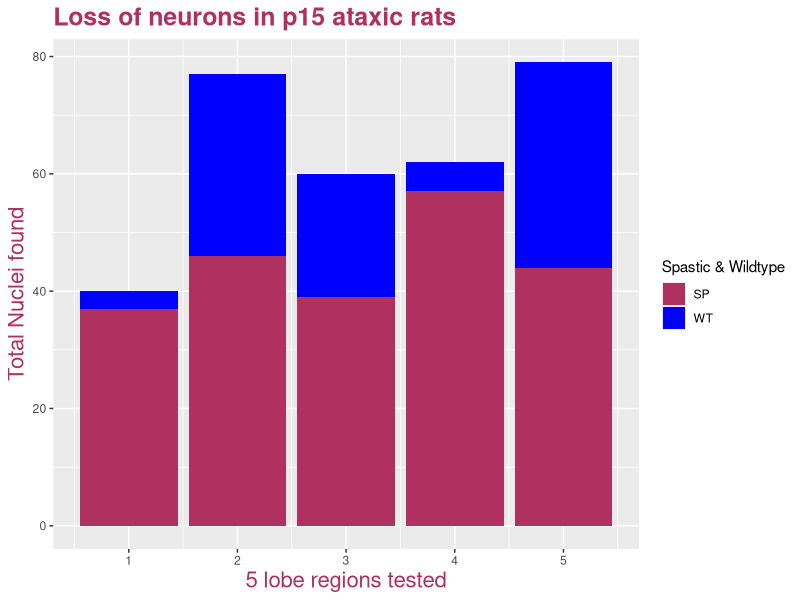
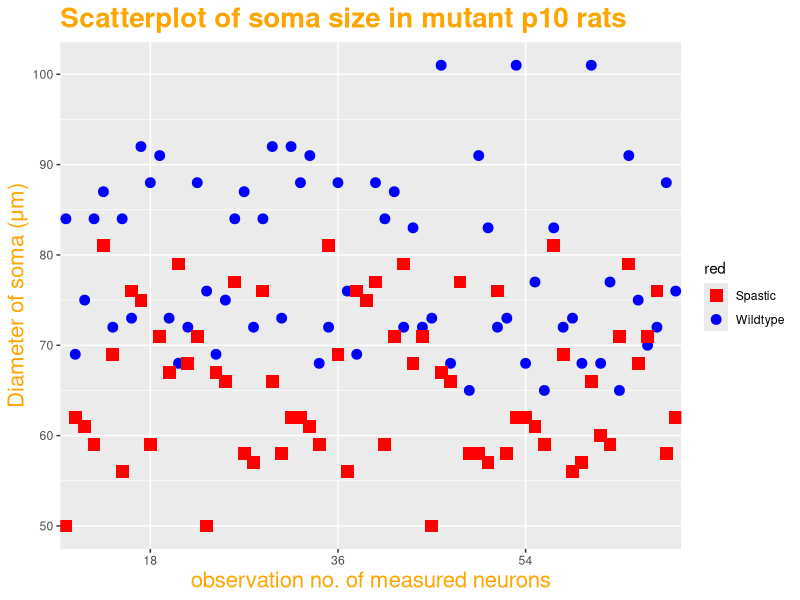

Recreate these plots in R, in order.
## ---- chunk 1
knitr::opts_chunk$set(echo = TRUE, warning = FALSE, message = FALSE)
## ---- chunk 2
# Load libraries
# Load first dataset "Total surviving neurons in 3 rat age groups"

library(ggplot2)
library(here)
library(tidyverse)
library(dplyr)
library(gganimate)
## ---- chunk 3
rat_age <- read.csv(here("Data", "rat_agetotalnuclei.csv"))

head(rat_age)
## ---- chunk 4


plot <- ggplot(rat_age, aes(x = rat_age, y = total.nuclei)) +
  geom_col(aes(fill = factor(rat_age))) +
  scale_fill_manual(values = rainbow(length(unique(rat_age$rat_age)))) +
  scale_y_continuous(limits = c(0, 60))+
  xlab("Rat age group")+
  ylab("Total surviving nuclei")+
  theme(axis.title.y = element_text(color = "maroon", size = 16))+
  theme(axis.title.x = element_text(color = "maroon", size = 16))+
  labs(title = "Total Nuclei by rat age")+
  theme(plot.title = element_text(color = "maroon", size = 18, face = "bold"))+
  theme_dark()


#plot

anim <- plot +
  transition_states(total.nuclei, transition_length = 2, state_length = 1) +
  enter_fade() +
  exit_fade()


animate(anim)  

## ---- chunk 5

### Loading 2nd dataset neuronal loss in 5 lobes

lobes <- read.csv(here("Data", "Neuronal_loss_5_lobes.csv"))

#glimpse(lobes)

head(lobes)

lobe<- ggplot(data = lobes, aes(x = Lobe.regions))+
  geom_col(aes(y = WT.total.nuclei, fill = "WT"), position = position_dodge(width = 0.9)) +
  geom_col(aes(y = SP.total.nuclei, fill = "SP"), position = position_dodge(width = 0.9)) +
  scale_fill_manual(values = c("maroon", "blue"), name = "Spastic & Wildtype") +
  theme(axis.title.y = element_text(color = "maroon", size = 16))+
  theme(axis.title.x = element_text(color = "maroon", size = 16))+
  xlab("5 lobe regions tested") +
  ylab("Total Nuclei found") +
  ggtitle("Loss of neurons in p15 ataxic rats")+
  theme(plot.title = element_text(color = "maroon", size = 18, face = "bold"))


lobe

## ---- chunk 6

# Loading 3rd dataset for P10 rat soma size

soma_size <- read.csv(here("Data", "p10_soma_size.csv"))


soma_rounded <- round(soma_size, digits = 0)  ## rounding all values in both columns

#soma_rounded

head(soma_rounded)

somaround <- soma_rounded %>% rownames_to_column(var = "row_num") # using dplyr to add column with row numbers

somaplot <- ggplot(somaround, aes(x = row_num, y = Wildtype.P10)) + 
  geom_point(aes(color = "Wildtype"), size = 3) + 
  geom_point(aes(y = Spastic.P10, color = "Spastic"), shape = 15, fill = "red", size = 4) +
  scale_color_manual(values = c("Wildtype" = "blue", "Spastic" = "red")) +
  labs(x = "observation no. of measured neurons", y = "Diameter of soma (μm)", color = "red")+
  theme_gray()+
  theme(axis.title.y = element_text(color = "orange", size = 16))+
  theme(axis.title.x = element_text(color = "orange", size = 16))+
  scale_x_discrete(breaks = seq(0, nrow(somaround), by = 18))+
  ggtitle("Scatterplot of soma size in mutant p10 rats")+
  theme(plot.title = element_text(color = "orange", size = 20, face = "bold"))
somaplot


animsoma <- ggplot(somaround, aes(x = row_num, y = Wildtype.P10)) + 
  geom_point(aes(color = "Wildtype"), size = 5) + 
  geom_point(aes(y = Spastic.P10, color = "Spastic"), shape = 17, fill = "red", size = 7) +
  scale_color_manual(values = c("Wildtype" = "blue", "Spastic" = "red")) +
  labs(x = "observation no. of measured neurons", y = "Diameter of soma (μm)", color = "red") +
  theme_gray()+
  theme(axis.title.y = element_text(color = "orange", size = 16))+
  theme(axis.title.x = element_text(color = "orange", size = 16))+
  scale_x_discrete(breaks = seq(0, nrow(somaround), by = 20))+
  ggtitle("Scatterplot of soma size in mutant p10 rats")+
  theme(plot.title = element_text(color = "orange", size = 20, face = "bold"))
  

animated <- animsoma +
  transition_time(Spastic.P10) +
  ease_aes('linear')
animated
